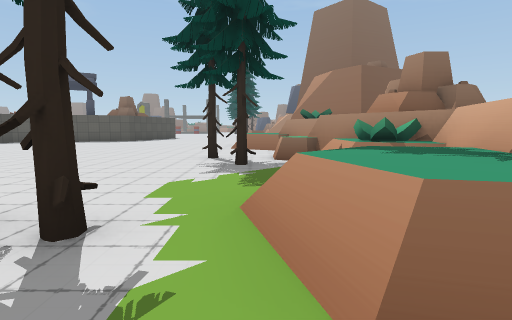
view 1 (above)

22 first-person views from a walk through a 3-D level made in the Unity game engine. The camera is 1.4 m above the floor, tilts 6° down and sees 80° across. The floor is counted in squares, 2 m on a side. Each view is taken from the middle of a square. On the plan, view 1 faces up. The plan holds only what a view shows up to about 10 squares ahead; the rest is blank. The place goes on beyond the plan. The player character is not drawn. Some surface patterns are stand-ins.

view 2
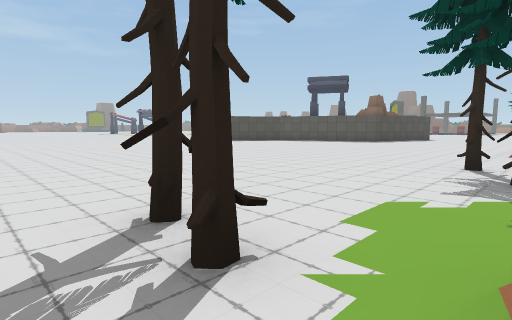

view 3
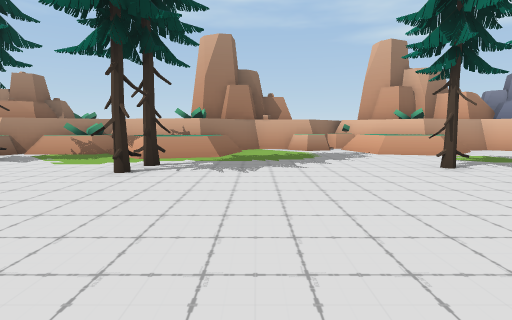

view 4
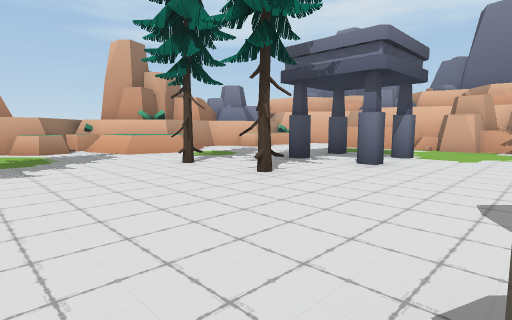

view 5
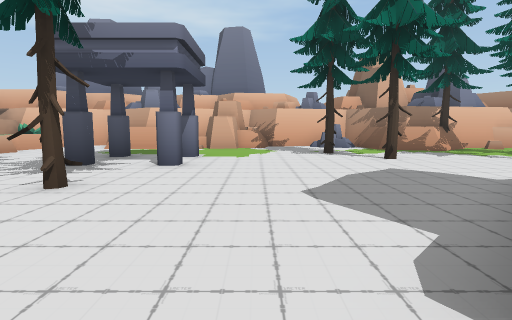

view 6
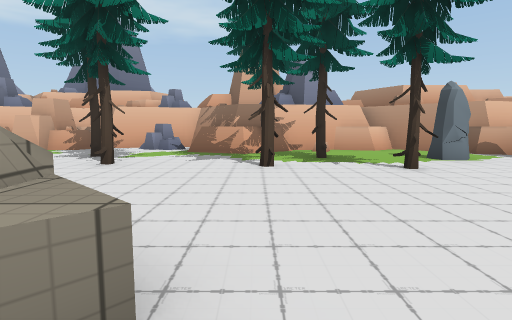

view 7
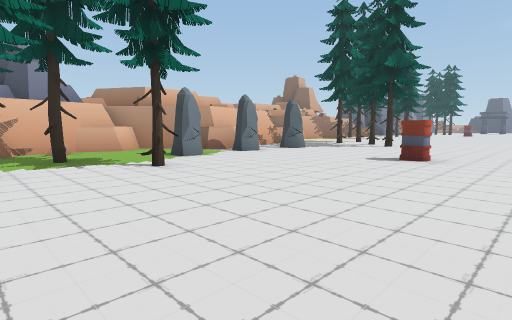

view 8
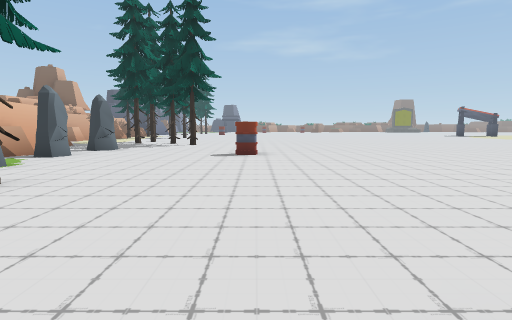

view 9
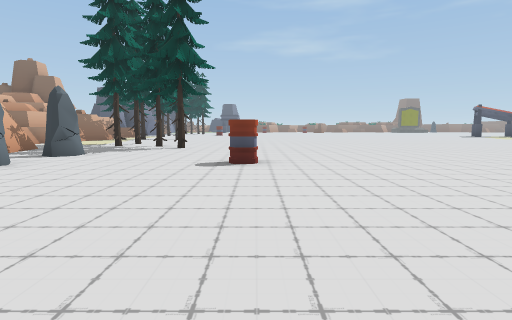

view 10
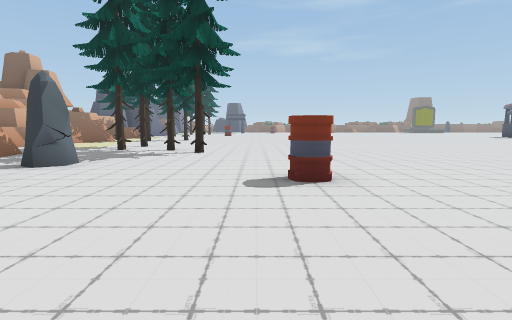

view 11
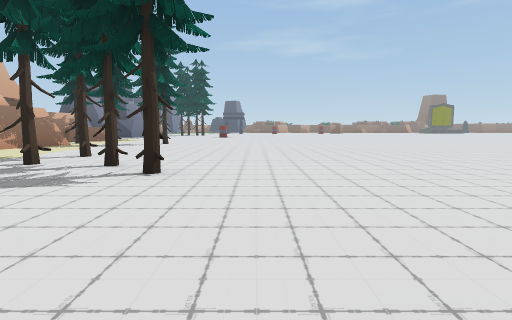

view 12
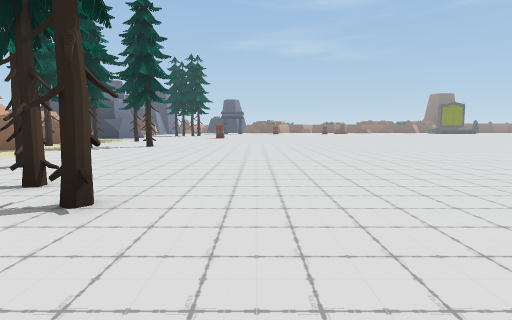

view 13
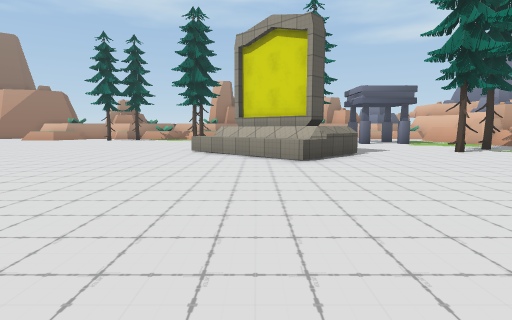

view 14
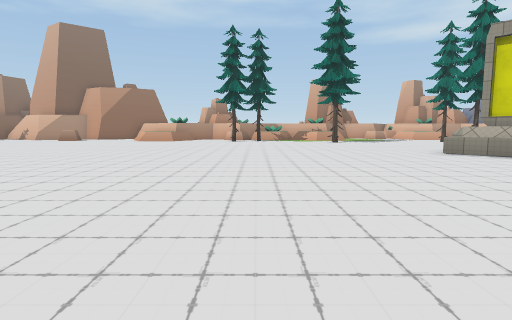

view 15
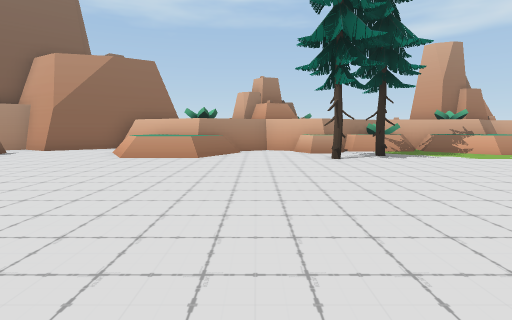

view 16
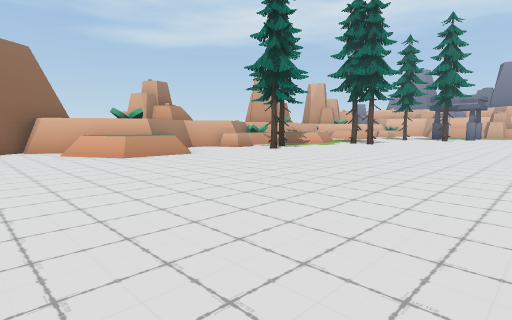

view 17
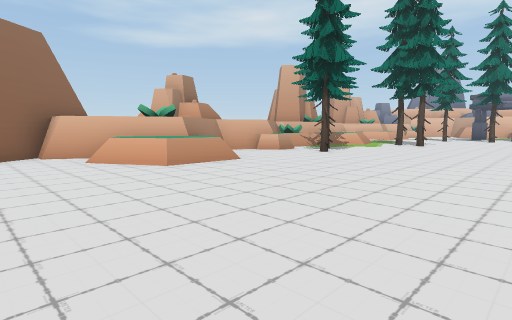

view 18
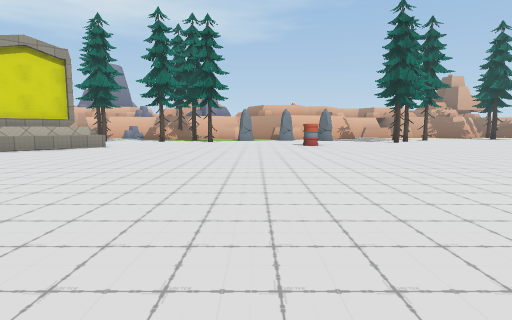

view 19
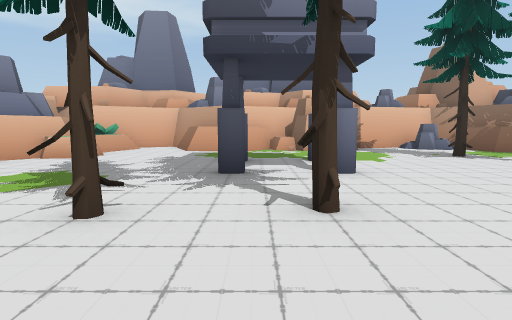

view 20
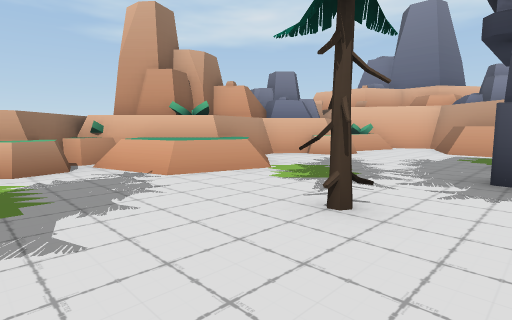

view 21
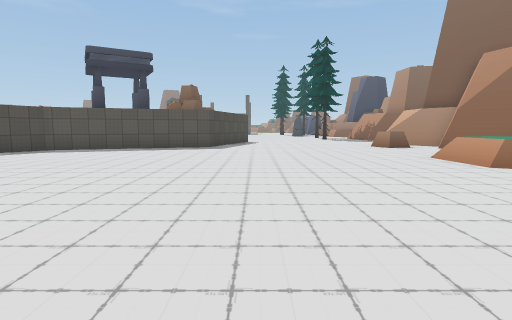

view 22
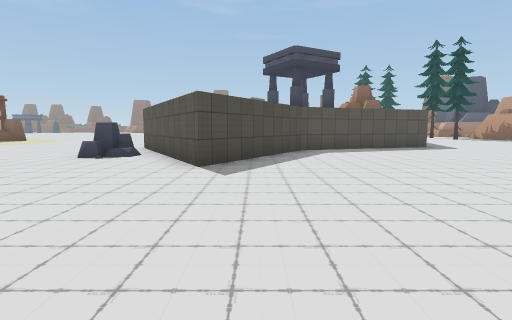

### Floor plan
Key: @ floor where view 1 was taken; # wall or solid block; . floor; / step, stairs or slope; = window, fence, low wall or low ledge; ^ raised ledge; T tree; R rock; B barrel.
Columns run from 31 left of view 1 to 5 right of it. Each row starts with its distance up from view 1.
 15            ..  #   ###...........##
 14            ... ## ##..............#
 13            ...RR###.............=##
 12             ..R.###............^^#
 11              ....#.............^##
 10               .................^##
  9               ...................#
  8              ....................#
  7             ..................T.^#
  6            ....................T=##
  5           ......................=^#
  4         .........................##
  3 ..... ..........................^^#
  2 .............................TT=^^#
  1 ......................^.........^##
  0 ......................^^.......@...
 -1 .....................^#^^.........=#
 -2 ....................^^^^..........^#
 -3 ............B........^^......T...==##
 -4 ...........................T....^^^#
 -5 ................................^^#
 -6 .......T........T..........#.#...^#
 -7 ......T............T..T...........#
 -8 ....T.T...R.R..R..T..............##
 -9 ............^..........T........^#
-10 T.....  .#####...//T##...........#
-11  ....   ##   #######^^R..^#####.=^

Where each view was taken, in squares from view 1:
view 1: 0 up, 0 right, facing up
view 2: 1 up, 0 right, facing up-left
view 3: 0 up, 7 left, facing right
view 4: 0 up, 7 left, facing down-right
view 5: 0 up, 6 left, facing down
view 6: 1 down, 12 left, facing down
view 7: 1 down, 12 left, facing down-left
view 8: 3 down, 11 left, facing left
view 9: 3 down, 13 left, facing left
view 10: 4 down, 15 left, facing left
view 11: 4 down, 19 left, facing left
view 12: 4 down, 21 left, facing left
view 13: 1 down, 18 left, facing right
view 14: 6 up, 17 left, facing right
view 15: 9 up, 8 left, facing right
view 16: 15 up, 8 left, facing down-right
view 17: 15 up, 6 left, facing down-right
view 18: 9 up, 17 left, facing down
view 19: 1 down, 3 left, facing down
view 20: 1 down, 3 left, facing down-right
view 21: 5 up, 5 left, facing up
view 22: 5 up, 13 left, facing up
